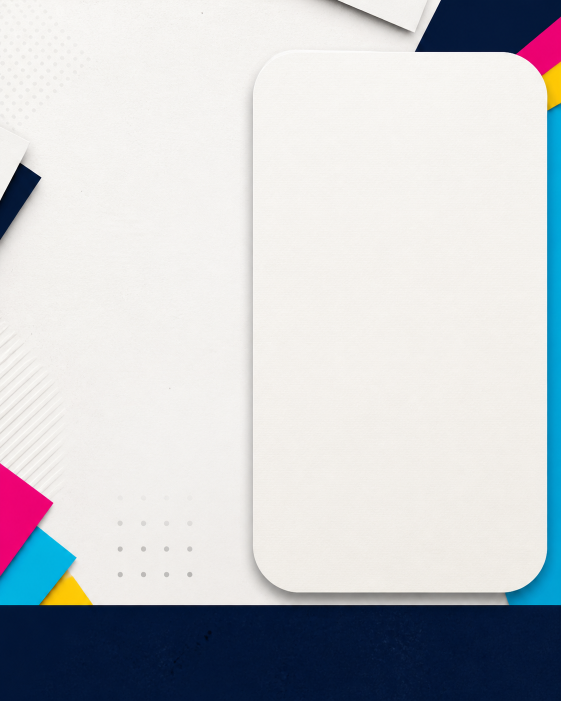
#> input picture assets/campanhas/automacao-smart-color-print/2026-08-28/base-brand-v1.png, 1122 x 1402 px (shown at 1/2 size)
$ python render.py
#> lines starting #> are read from the running program, lines starting #| are printed output that depends on the picture; after the words box and inside, x2 and y2 are one past the last pixel; in counts of white or black regions, pixels touching at a corner belong together
from pathlib import Path
import textwrap

from PIL import Image, ImageDraw, ImageFilter, ImageFont, ImageOps


ROOT = Path(__file__).resolve().parents[4]
CAMPAIGN = Path(__file__).resolve().parent
LOGO = ROOT / "assets" / "logo-scp.png"
BASE = CAMPAIGN / "base-brand-v1.png"
PHOTO = ROOT / "assets" / "mockup-cartao-real-v1.jpg"

WIDTH = 1080
HEIGHT = 1350

NAVY = "#101935"
CYAN = "#19B3E6"
MAGENTA = "#EA1A72"
YELLOW = "#F3C515"
LIME = "#D8EF5D"
OFF_WHITE = "#FFFDF8"
GRAPHITE = "#2E3443"
CARD_FILL = (255, 253, 248, 236)
CARD_BORDER = (16, 25, 53, 26)

BOLD = "/System/Library/Fonts/Supplemental/Arial Bold.ttf"
REGULAR = "/System/Library/Fonts/Supplemental/Arial.ttf"


def font(path: str, size: int) -> ImageFont.FreeTypeFont:
    return ImageFont.truetype(path, size=size)


def fit_cover(source: Image.Image, width: int, height: int) -> Image.Image:
    return ImageOps.fit(source.convert("RGB"), (width, height), method=Image.Resampling.LANCZOS)


def make_canvas() -> Image.Image:
    base = fit_cover(Image.open(BASE), WIDTH, HEIGHT).convert("RGBA")
    haze = Image.new("RGBA", (WIDTH, HEIGHT), (255, 255, 255, 0))
    draw = ImageDraw.Draw(haze)
    draw.rounded_rectangle((40, 132, 560, 1182), radius=48, fill=(255, 253, 248, 226))
    draw.rounded_rectangle((70, 172, 506, 1128), radius=40, fill=(255, 255, 255, 38))
    draw.ellipse((-140, 982, 410, 1466), fill=(25, 179, 230, 24))
    draw.ellipse((662, 1010, 1140, 1452), fill=(16, 25, 53, 18))
    haze = haze.filter(ImageFilter.GaussianBlur(18))
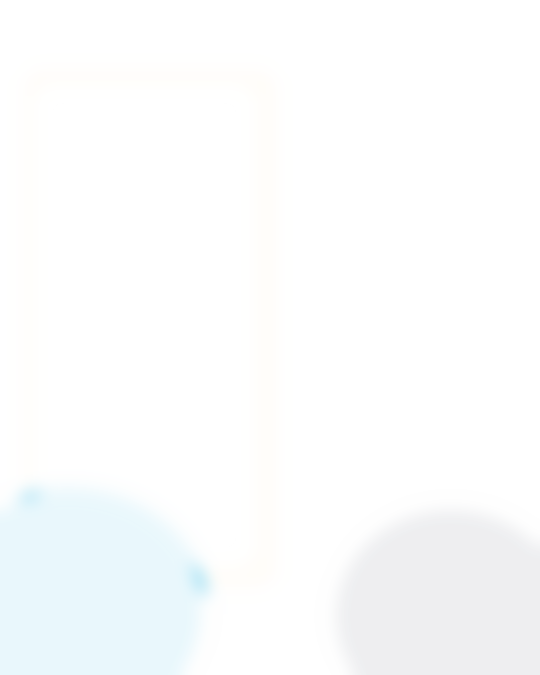
#> haze: PIL image 1080x1350 RGBA (shown at 1/2 size); mean R, G, B, A 213.4, 228.1, 234.9, 30; transparent parts drawn white
    return Image.alpha_composite(base, haze)
#> returned value: PIL image 1080x1350 RGBA


def add_shadow(base: Image.Image, bounds: tuple[int, int, int, int], radius: int = 34, blur: int = 28) -> Image.Image:
#> called with bounds = (616, 196, 972, 1132), radius = 34, blur = 28
    shadow = Image.new("RGBA", base.size, (0, 0, 0, 0))
#> shadow: PIL image 1080x1350 RGBA; every value is 0
    ImageDraw.Draw(shadow).rounded_rectangle(bounds, radius=radius, fill=(10, 18, 39, 76))
    shadow = shadow.filter(ImageFilter.GaussianBlur(blur))
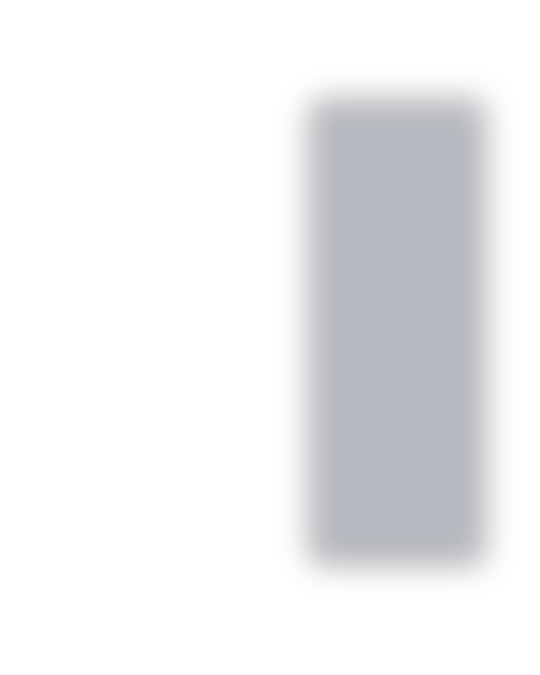
#> shadow: PIL image 1080x1350 RGBA (shown at 1/2 size); mean R, G, B, A 2.3, 4.1, 8.9, 17.4; transparent parts drawn white
    return Image.alpha_composite(base, shadow)
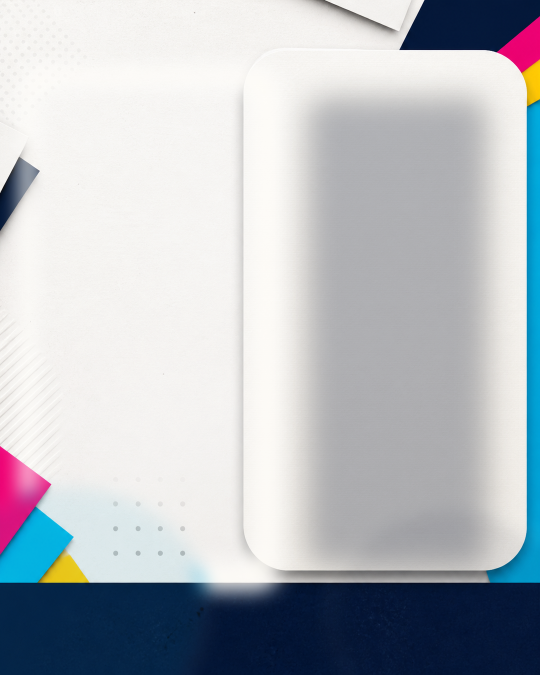
#> returned value: PIL image 1080x1350 RGBA (shown at 1/2 size); mean R, G, B, A 182.4, 187.3, 193.2, 255


def photo_card(base: Image.Image, source_path: Path, x: int, y: int, width: int, height: int, radius: int = 34) -> Image.Image:
    base = add_shadow(base, (x + 10, y + 12, x + width + 10, y + height + 12), radius=radius, blur=28)
    card = fit_cover(Image.open(source_path), width, height).convert("RGBA")
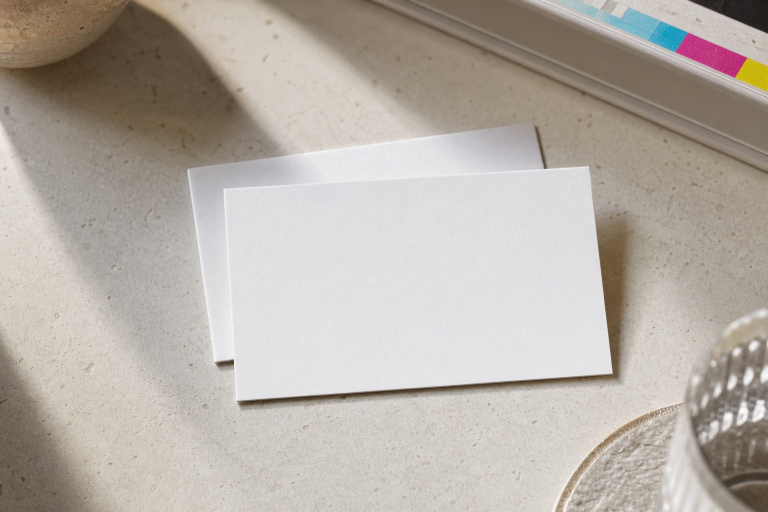
#> input picture assets/mockup-cartao-real-v1.jpg, 1536 x 1024 px (shown at 1/2 size)
#> call 2 of fit_cover, with width = 356, height = 936
#> in fit_cover (call 2), `return ImageOps.fit(source.convert("RGB"), (width, height), method=Ima..`:
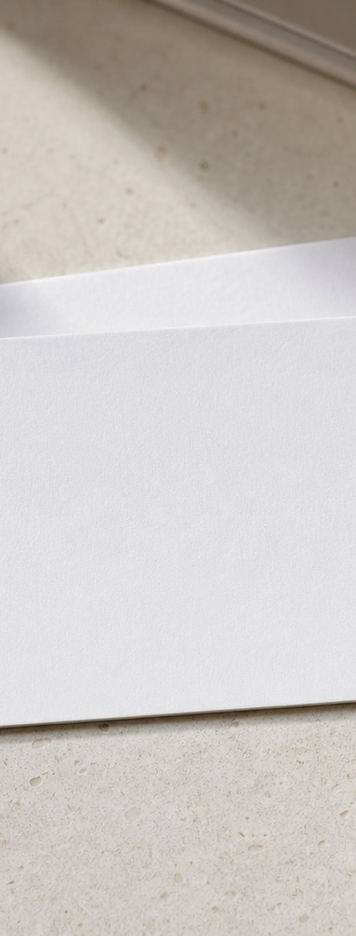
#> returned value: PIL image 356x936 RGB; mean R, G, B 202.8, 198.4, 194.1
    mask = Image.new("L", (width, height), 0)
#> mask: PIL image 356x936 L; every value is 0
    ImageDraw.Draw(mask).rounded_rectangle((0, 0, width, height), radius=radius, fill=255)
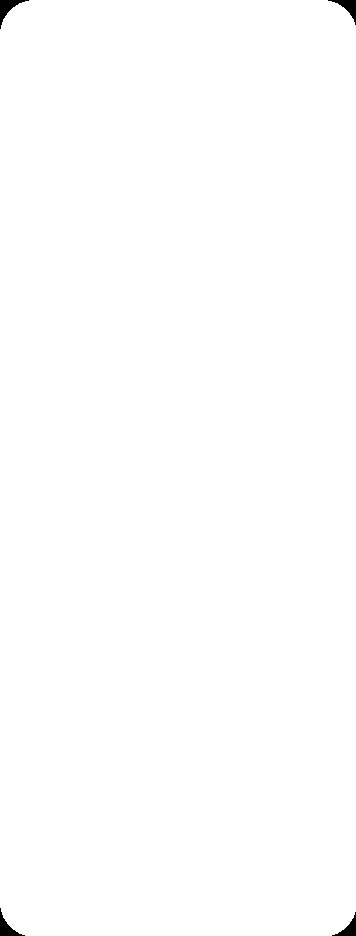
#> mask: PIL image 356x936 L; 99.7% white; 4 black regions, box (x1, y1, x2, y2) and area: (0, 0, 29, 29) 260, (328, 0, 356, 25) 231, (0, 908, 25, 936) 231, (332, 912, 356, 936) 203
    card.putalpha(mask)
    base.alpha_composite(card, (x, y))
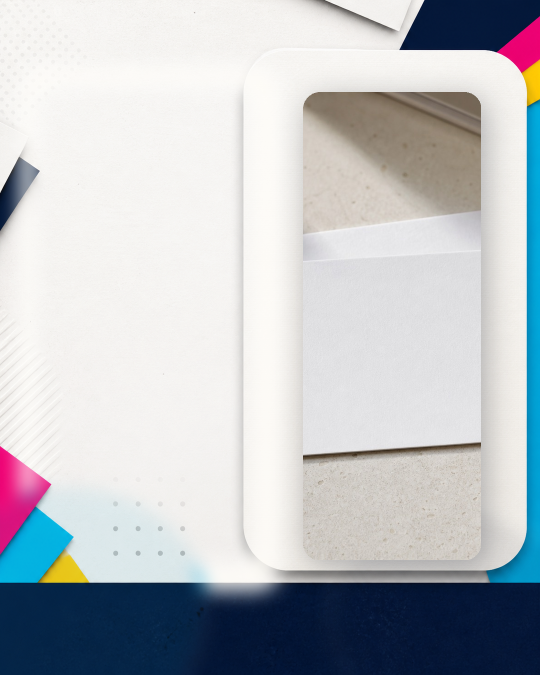
#> base: PIL image 1080x1350 RGBA (shown at 1/2 size); mean R, G, B, A 187.9, 191.8, 196.2, 255
    return base


def place_logo(base: Image.Image) -> None:
#> (the run stopped early here; a loop or call above may not have finished)
